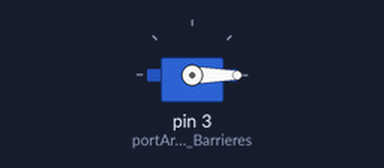
Bench run of a sketch on a simulated Arduino Uno, built with avr-gcc and run on an emulated ATmega328P. On the bench: servo.

Above: at 0.05 s.
Timing chart, 0 to 4.6 s (numbered marks = the images above):
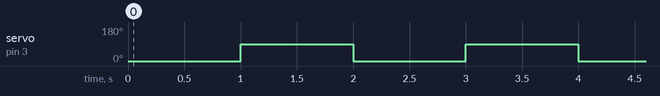

The sketch:

servosMoteur.ino
```cpp
#include <Servo.h>
Servo servos_barrieres;
#define portArduino_Barrieres 3
#define angleOuvert 0
#define angleFerme 90


void ouvrir(){
  servos_barrieres.write(angleOuvert);
}
void fermer(){
  servos_barrieres.write(angleFerme);
}


void setup(){
  servos_barrieres.attach(portArduino_Barrieres);
}

void loop(){
  ouvrir();
  delay(1000);
  fermer();
  delay(1000);
}
```

Measured:
- by itself, servo on pin 3 (portArduino_Barrieres): alternates 90° for 1.0 s and 0° for 1.0 s
